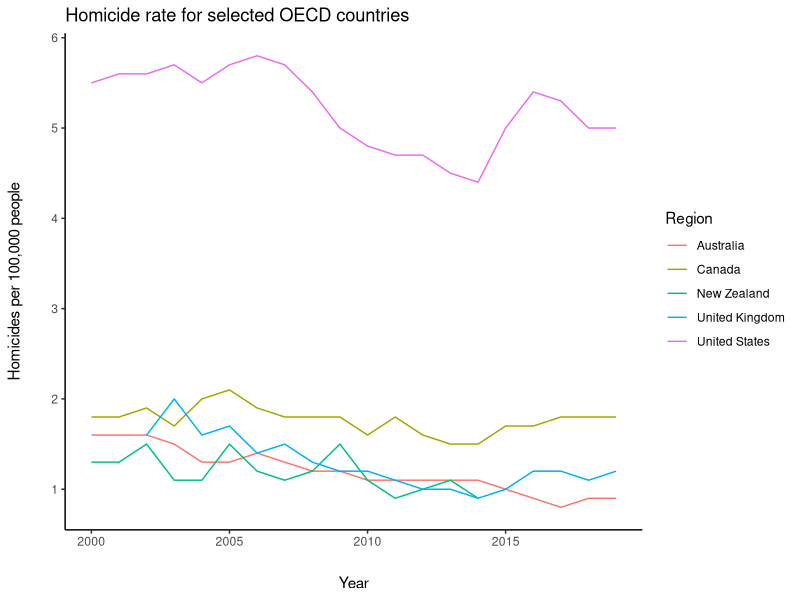

Write the R code that produced this figure.
## ---- chunk 1
library(readr)
library(dplyr)
library(ggplot2)
## ---- chunk 2
homicide <- read_csv("data/REGION_SOCIAL_08012024020734438.csv")

hom_rate <- homicide |> 
  filter(VAR == "HOMIC_RA") |> 
  select(4, 10, 17) |> 
  mutate(# Fix incorrect US rates for 2018 & 2019 - both were 5.0 according to FBI.
    Value = replace(Value, 
                    Region == "United States" & Year %in% c(2018,2019), 5.0)
  )

hom_rate <- hom_rate |> 
  filter(Region %in% c("Australia", 
                       "Canada", 
                       "United Kingdom", 
                       "New Zealand", 
                       "United States"))

ggplot(hom_rate, aes(x = Year, y = Value, colour = Region)) +
  geom_line() +
  theme_classic() +
  ylab("Homicides per 100,000 people") +
  theme(axis.title.y = element_text(margin = margin(t = 0, r = 20, b = 0, l = 0)),
        axis.title.x = element_text(margin = margin(t = 20, r = 0, b = 0, l = 0))) +
  ggtitle("Homicide rate for selected OECD countries")
